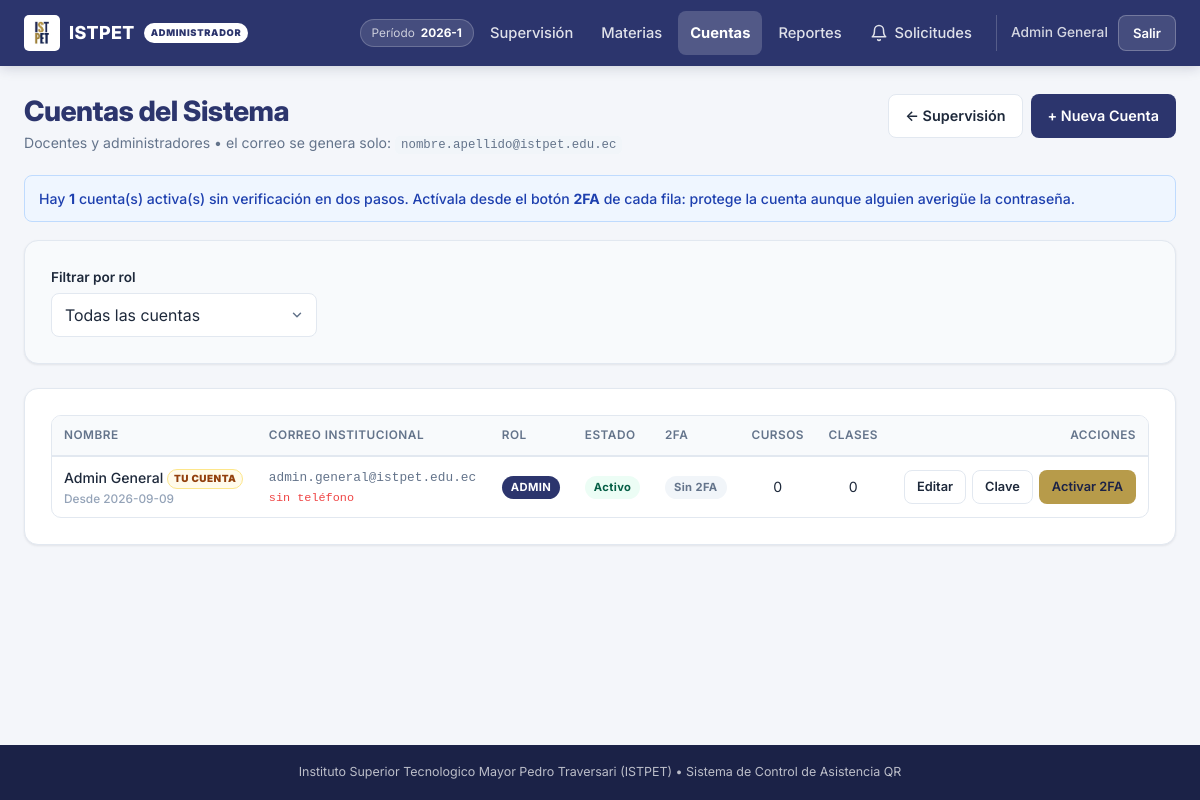
Page /public/admin/docentes (signed in) on the committed database.
### tables this page shows
CREATE TABLE `usuarios` (
  `id` int(11) NOT NULL AUTO_INCREMENT,
  `nombre` varchar(80) NOT NULL,
  `apellido` varchar(80) NOT NULL,
  `correo` varchar(150) NOT NULL,
  `telefono` varchar(15) DEFAULT NULL,
  `password` varchar(255) NOT NULL,
  `totp_secreto` varchar(64) DEFAULT NULL,
  `totp_activado` tinyint(1) NOT NULL DEFAULT 0,
  `totp_desde` datetime DEFAULT NULL,
  `rol` enum('docente','admin') NOT NULL DEFAULT 'docente',
  `activo` tinyint(1) NOT NULL DEFAULT 1,
  `consentimiento_en` datetime DEFAULT NULL COMMENT 'Cuando acepto el uso de ubicacion y camara',
  `consentimiento_version` varchar(10) DEFAULT NULL COMMENT 'Version del texto que acepto',
  `creado_en` timestamp NOT NULL DEFAULT current_timestamp(),
  PRIMARY KEY (`id`),
  UNIQUE KEY `correo` (`correo`),
  KEY `idx_usuario_telefono` (`telefono`)
);

### controllers/AdminController.php (called while the page is built, shortened)
<?php
require_once dirname(__DIR__) . '/models/Usuario.php';
class AdminController extends BaseController
{
    public function docentes(): void
    {
        $rol = trim($_GET['rol'] ?? '');
        if (!Catalogo::esRolValido($rol)) {
            $rol = '';
        }
        [$mensaje, $error] = $this->obtenerFlash();
        $ultimo = $_SESSION['ultimo_enlace'] ?? null;
        $qrTotp = $_SESSION['totp_qr'] ?? null;
        $this->vista('admin.docentes', [
            'base'            => self::obtenerRutaBase(),
            'ultimoEnlace'    => $ultimo,
            'qrTotp'          => $qrTotp,
            'sinTotp'         => Usuario::contarSinTotp(),
            'usuarios'        => Usuario::listar($rol),
            'rolFiltro'       => $rol,
            'roles'           => Catalogo::ROLES,
            'dominio'         => Catalogo::DOMINIO,
            'minPassword'     => self::MIN_PASSWORD,
            'usuarioActualId' => $this->idUsuarioActual(),
            'mensaje'         => $mensaje,
            'error'           => $error,
            'csrf'            => self::tokenCsrf()
        ]);
    }
}

### public/index.php (called while the page is built, shortened)
<?php
$raiz = dirname(__DIR__);
require_once $raiz . '/controllers/DocenteController.php';
require_once $raiz . '/controllers/AdminController.php';
$uri    = parse_url($_SERVER['REQUEST_URI'] ?? '/', PHP_URL_PATH) ?? '/';
$metodo = strtoupper($_SERVER['REQUEST_METHOD'] ?? 'GET');
$directorio = str_replace(DIRECTORY_SEPARATOR, '/', dirname($_SERVER['SCRIPT_NAME'] ?? ''));
if ($directorio !== '/' && $directorio !== '' && str_starts_with($uri, $directorio)) {
    $uri = substr($uri, strlen($directorio));
}
$ruta = '/' . trim($uri, '/');
[$clase, $accion] = $rutas[$ruta][$metodo];
(new $clase())->$accion();

### models/Usuario.php (called while the page is built, shortened)
<?php
class Usuario
{
    public static function listar(string $rol = ''): array
    {
        $db = Database::conectar();
        $sql = "SELECT u.id, u.nombre, u.apellido, u.correo, u.telefono, u.rol, u.activo, u.creado_en,
                       u.totp_activado,
                       (SELECT COUNT(*) FROM cursos c WHERE c.docente_id = u.id)   AS total_cursos,
                       (SELECT COUNT(*) FROM sesiones s WHERE s.docente_id = u.id) AS total_clases
                FROM usuarios u";
        $params = [];
        $sql .= " ORDER BY u.rol ASC, u.apellido ASC, u.nombre ASC";
        $stmt = $db->prepare($sql);
        $stmt->execute($params);
        return $stmt->fetchAll();
    }
}

### views/admin/docentes.php (the view, shortened to what this page needs)
<?php
require dirname(__DIR__) . '/layouts/header.php';
$tok = htmlspecialchars($csrf, ENT_QUOTES, 'UTF-8');
?>
<div class="page-header">
    <div>
        <h1 class="page-title">Cuentas del Sistema</h1>
        <p class="page-subtitle">
            Docentes y administradores &bull; el correo se genera solo:
            <code>nombre.apellido@<?= htmlspecialchars($dominio) ?></code>
        </p>
    </div>
    <div class="d-flex gap-2 flex-wrap">
        <a href="<?= $base ?>/admin" class="btn btn-outline">&larr; Supervisión</a>
        <button type="button" class="btn btn-primary" onclick="abrirModal('modalCrear')">+ Nueva Cuenta</button>
    </div>
</div>
<?php if (!empty($sinTotp)): ?>
    <div class="alert alert-info">
        <span>
            Hay <strong><?= (int)$sinTotp ?></strong> cuenta(s) activa(s) sin verificación en dos pasos.
            Actívala desde el botón <strong>2FA</strong> de cada fila: protege la cuenta aunque
            alguien averigüe la contraseña.
        </span>
    </div>
<?php endif; ?>
<div class="card card-filter mb-6">
    <form method="GET" action="<?= $base ?>/admin/docentes" class="filtros-grid">
        <div class="form-group mb-0">
            <label for="rol" class="form-label">Filtrar por rol</label>
            <select id="rol" name="rol" class="form-select" onchange="this.form.submit()">
                <option value="">Todas las cuentas</option>
            </select>
        </div>
    </form>
</div>
<div class="card">
    <div class="table-responsive">
        <table class="table table-hover">
            <thead>
                <tr>
                    <th>Nombre</th>
                    <th>Correo institucional</th>
                    <th>Rol</th>
                    <th>Estado</th>
                    <th>2FA</th>
                    <th class="text-center">Cursos</th>
                    <th class="text-center">Clases</th>
                    <th class="text-right">Acciones</th>
                </tr>
            </thead>
            <tbody>
                <?php if (empty($usuarios)): ?>
                    <tr><td colspan="8" class="table-empty">No hay cuentas con ese filtro.</td></tr>
                <?php else: ?>
                    <?php foreach ($usuarios as $u):
                        $esYo     = ((int)$u['id'] === $usuarioActualId);
                        $esActivo = ((int)$u['activo'] === 1);
                        $tiene2fa = ((int)($u['totp_activado'] ?? 0) === 1);
                        $nombreCompleto = trim($u['nombre'] . ' ' . $u['apellido']);
                    ?>
                        <tr>
                            <td class="font-medium">
                                <?= htmlspecialchars($nombreCompleto) ?>
                                <?php if ($esYo): ?><span class="mini-tag">tu cuenta</span><?php endif; ?>
                                <div class="celda-sub">Desde <?= htmlspecialchars(substr((string)$u['creado_en'], 0, 10)) ?></div>
                            </td>
                            <td class="celda-correo">
                                <?= htmlspecialchars($u['correo']) ?>
                                <div class="celda-sub">
                                    <?= !empty($u['telefono'])
                                        ? htmlspecialchars($u['telefono'])
                                        : '<span class="text-danger">sin teléfono</span>' ?>
                                </div>
                            </td>
                            <td>
                                <span class="badge <?= $u['rol'] === 'admin' ? 'badge-rol-admin' : 'badge-info' ?>">
                                    <?= $u['rol'] === 'admin' ? 'ADMIN' : 'DOCENTE' ?>
                                </span>
                            </td>
                            <td>
                                <span class="badge <?= $esActivo ? 'badge-success' : 'badge-danger' ?>">
                                    <?= $esActivo ? 'Activo' : 'Inactivo' ?>
                                </span>
                            </td>
                            <td>
                                <?php if ($tiene2fa): ?>
                                    <span class="badge badge-success" title="Verificación en dos pasos activa">Activa</span>
                                <?php else: ?>
                                    <span class="badge badge-neutral" title="Esta cuenta solo pide contraseña">Sin 2FA</span>
                                <?php endif; ?>
                            </td>
                            <td class="text-center"><?= (int)$u['total_cursos'] ?></td>
                            <td class="text-center"><?= (int)$u['total_clases'] ?></td>
                            <td class="text-right">
                                <div class="acciones-fila">
                                    <button type="button" class="btn btn-sm btn-outline"
                                            onclick='abrirEditar(<?= json_encode($u, JSON_HEX_TAG | JSON_HEX_APOS | JSON_HEX_QUOT | JSON_HEX_AMP) ?>)'>
                                        Editar
                                    </button>
                                    <button type="button" class="btn btn-sm btn-outline"
                                            onclick="abrirClave(<?= (int)$u['id'] ?>, <?= htmlspecialchars(json_encode($nombreCompleto), ENT_QUOTES, 'UTF-8') ?>)">
                                        Clave
                                    </button>
                                    <?php if ($tiene2fa): ?>
                                        <form action="<?= $base ?>/admin/docentes/2fa/quitar" method="POST" class="inline"
                                              onsubmit="return confirm('¿Quitar la verificación en dos pasos de <?= htmlspecialchars(addslashes($nombreCompleto), ENT_QUOTES) ?>? Su cuenta quedará protegida solo por la contraseña.');">
                                            <input type="hidden" name="csrf_token" value="<?= $tok ?>">
                                            <input type="hidden" name="id" value="<?= (int)$u['id'] ?>">
                                            <button type="submit" class="btn btn-sm btn-peligro-suave">Quitar 2FA</button>
                                        </form>
                                    <?php else: ?>
                                        <form action="<?= $base ?>/admin/docentes/2fa/preparar" method="POST" class="inline">
                                            <button type="submit" class="btn btn-sm btn-dorado">Activar 2FA</button>
                                        </form>
                                    <?php endif; ?>
                                </div>
                            </td>
                        </tr>
                    <?php endforeach; ?>
                <?php endif; ?>
            </tbody>
        </table>
    </div>
</div>
<?php require dirname(__DIR__) . '/layouts/footer.php'; ?>

### rows in the picture
usuarios: nombreCompleto "Admin General", shows "TU CUENTA", creado_en "2026-09-09", correo "admin.general@istpet.edu.ec", shows "sin teléfono", rol "ADMIN", activo "Activo", totp_activado "Sin 2FA", total_cursos "0", total_clases "0"

### other values in the picture
$periodoActual "2026-1"
$nombreActual "Admin General"
$dominio "istpet.edu.ec"
$sinTotp "1"
